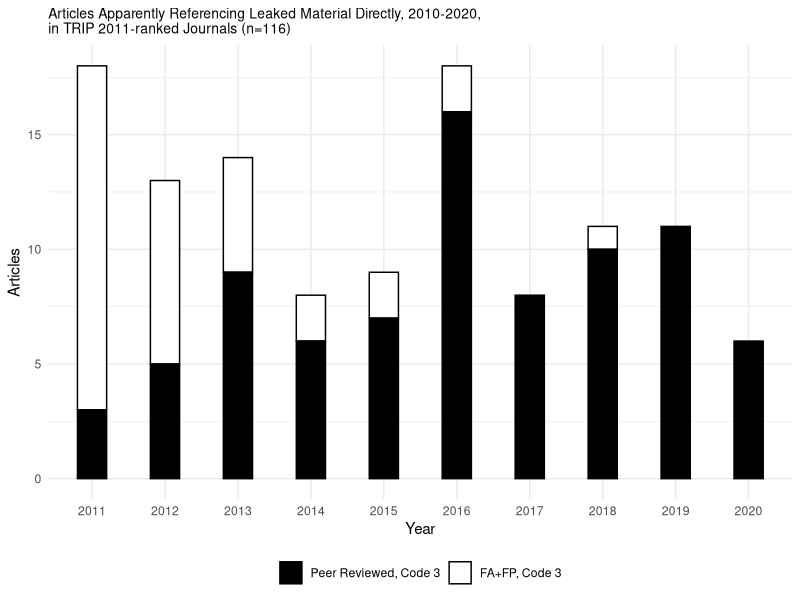
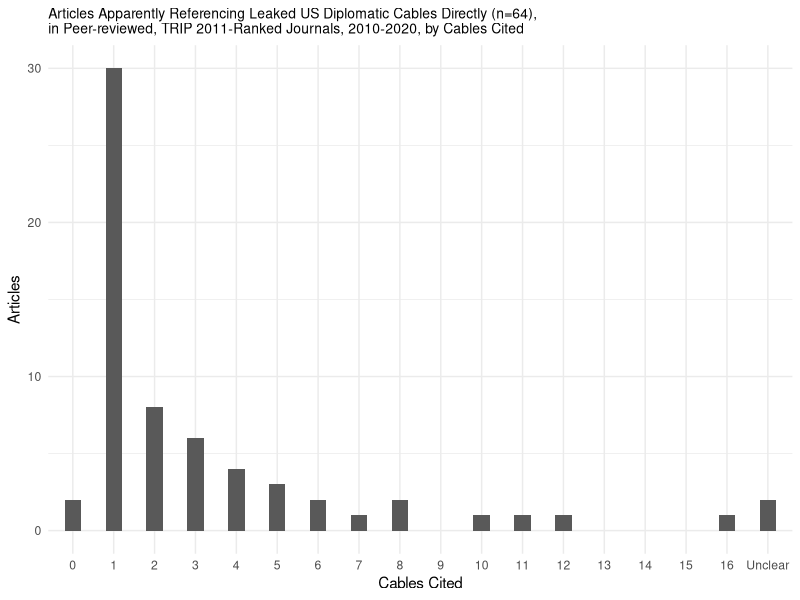

Reproduce these figures in R, in order.
## ---- chunk 1
#| include: false
#| echo: false
#| message: false
#### Workspace setup ####
library(tidyverse)
library(knitr)
library(dplyr)

## ---- chunk 2
#| include: false
#| echo: false
#| message: false
#### Load data ####
raw_publication_data <- read_csv(here::here("data/raw_data/raw_data.csv"))
## ---- chunk 3
#| include: false
#| echo: false
#| message: false
#### Clean data ####

# Isolate publication data
publication_data <- raw_publication_data[c(119:685), c(0:21)]

# Convert top row to column names
# Uses stackoverflow query answer: https://stackoverflow.com/a/57531480
names(publication_data) <- 
  publication_data |>
  slice(1) |>
  unlist()
publication_data <- publication_data |> slice(-1)

# Make journal name key
journal_names <- raw_publication_data[c(24:43), c(16,17)]
journal_names <- 
  journal_names |>
  rename(name = ...16 , shortform = ...17)

# Isolate TRIP ratings (from table 1 data in data set)
rating <- raw_publication_data[c(24:43), c(20)]
rating <- rating |>
  rename(trip = "...20")

## ---- chunk 4
#| echo: false
#| message: false
#| fig-cap: Articles Using Leaked Material
#### Build Figures ####

# Graph 1

# Isolate year, code, journal, and peer-reviewed status (0 for Foreign Policy 
# and Foreign Affairs, 1 for all others.) 
leak_references <-
  publication_data |>
  select(`Year`, `C`, `J`, `PEER`) 

# Filter out all non code 3 rows (using leaked sources directly)
leak_references <- 
  filter(leak_references, `C` == "3")

# Construct Graph 
leak_references |> 
  ggplot(aes(x= `Year`, fill = (`PEER` == 1))) +
  geom_bar(width = .4, color = "black") +
  theme_minimal() +
  labs(x = "Year", y = "Articles") +
  theme(legend.title = element_blank()) +
  theme(legend.position = "bottom") +
  ggtitle("Articles Apparently Referencing Leaked Material Directly, 2010-2020, 
in TRIP 2011-ranked Journals (n=116)") +
  theme(plot.title = element_text(size=10)) +
  scale_fill_manual(values= c("white", "black"), labels = c("FA+FP, Code 3", "Peer Reviewed, Code 3"))+
  guides(fill = guide_legend(reverse = TRUE))

## ---- chunk 5
#| echo: false
#| message: false
#| fig-cap: Articles Using Leaked Cables
# Graph 2 

# Select only number of cables cited
cables_cited <-
  publication_data |>
  select(`NUM CABLES`) 

# Convert "??" to -1 
cables_cited$`NUM CABLES`[cables_cited$`NUM CABLES` == "??"] <- "-1"

# Covert all entries to numbers
cables_cited$`NUM CABLES` <- as.numeric(cables_cited$`NUM CABLES`)

# Omit all N/A articles
cables_cited <- 
  cables_cited |> na.omit(cables_cited)

# Make counts for each cable number 
cables_cited<- 
  cables_cited |> count(`NUM CABLES`, .drop = FALSE)

cables_cited <- cables_cited |> 
  add_row("NUM CABLES" = 9, n = 0, .after = 10) |>
  add_row("NUM CABLES" = 13, n = 0, .after = 14) |>
  add_row("NUM CABLES" = 14, n = 0, .after = 15) |>
  add_row("NUM CABLES" = 15, n = 0, .after = 16)

# Make column for combined cables cited 
cables_cited <-
  cables_cited |>
  mutate(combined_cables = `NUM CABLES` * n)

# Covert all entries to numbers and change -1 back to ?? or "Unclear"
cables_cited$`NUM CABLES` <- as.character(cables_cited$`NUM CABLES`)
cables_cited$`NUM CABLES`[cables_cited$`NUM CABLES` == "-1"] <- "Unclear"
cables_cited$`combined_cables`[cables_cited$`combined_cables` == -2] <- 2

# Reposition "unclear" to the bottom of the table
cables_cited <- cables_cited |>
  slice(2:18, 1)

# Construct Graph 
cables_cited |> 
  ggplot(aes(x= reorder(`NUM CABLES`, 1:18), y = n)) +
  geom_bar(stat = "identity", width = .4) +
  theme_minimal() +
  labs(x = "Cables Cited", y = "Articles") +
  ggtitle("Articles Apparently Referencing Leaked US Diplomatic Cables Directly (n=64),
in Peer-reviewed, TRIP 2011-Ranked Journals, 2010-2020, by Cables Cited") +
  theme(plot.title = element_text(size=10))


## ---- chunk 6
#| echo: false
#| message: false
#### Build Table ####

table_data <- publication_data

# Isolate code, journal, and year 
table_data <- 
  table_data |>
  select(`C`,`J`,`Year`) 

# sub table for c2
table_data_c2 <- 
  filter(table_data,`C` == 2)

# sub table for c3
table_data_c3 <- 
  filter(table_data,`C` == 3)

# counts for c2 articles 
table_data_c2_counts <- 
  table_data_c2 |> count(`J`, .drop = FALSE, name = "c2_count")

# counts for c3 articles
table_data_c3_counts <- 
  table_data_c3 |> count(`J`, .drop = FALSE, name = "c3_count")


# add rows to table_data_c2 where count is 0. (FIX to omit)
table_data_c2_counts <- table_data_c2_counts|> 
  add_row("J" = "FA", c2_count = 0, .after = 4) |>
  add_row("J" = "FP", c2_count = 0, .after = 5) |>
  add_row("J" = "IO", c2_count = 0, .after = 8) |>
  add_row("J" = "IR", c2_count = 0, .after = 9)

# merge counts 
merged_c2_c3 <- cbind(table_data_c3_counts, table_data_c2_counts["c2_count"])

# sort journal names alphabetically 
journal_table_names <- journal_names |> arrange(name)
  
# add long form journal names 
c2_c3_data <- cbind(merged_c2_c3, journal_table_names["name"])

# move names to first column 
c2_c3_data <- c2_c3_data |> relocate(name)

# make empty df for first year of code 3 article  
first_pub <- 
  tibble(years =  rep(c(9980:9999))  )

# calculate first year published code 3 for each journal 
for (x in 1:20){
  for(y in 1:nrow(publication_data)){
    if(isTRUE(publication_data$J[y] == c2_c3_data$J[x]) == TRUE)
      if(isTRUE(publication_data$C[y] == 3) == TRUE) 
        if(isTRUE(publication_data$Year[y] <= first_pub$years[x]) == TRUE)
          first_pub$years[x] = publication_data$Year[y]
        }
}

# add first years to df 
c2_c3_data <- cbind(c2_c3_data, first_pub["years"])

# order by c3 count 
c2_c3_data <-c2_c3_data |> arrange(desc(c3_count))

# add trip rating
c2_c3_data <- cbind(c2_c3_data, rating["trip"])

# move years to last column 
c2_c3_data <- c2_c3_data |> relocate(years, .after = trip)

# construct table 
c2_c3_data |> kable(
  col.names = c("Title", " Short Form", "Code 3 Articles, 2010-2020", 
                "Code 2 Articles, 2010-2020", "TRIP Rank, 2011", "First Code 3 Article"),
  booktabs = TRUE,
  caption = "Journals Publishing Work with Leaked Material"
)

